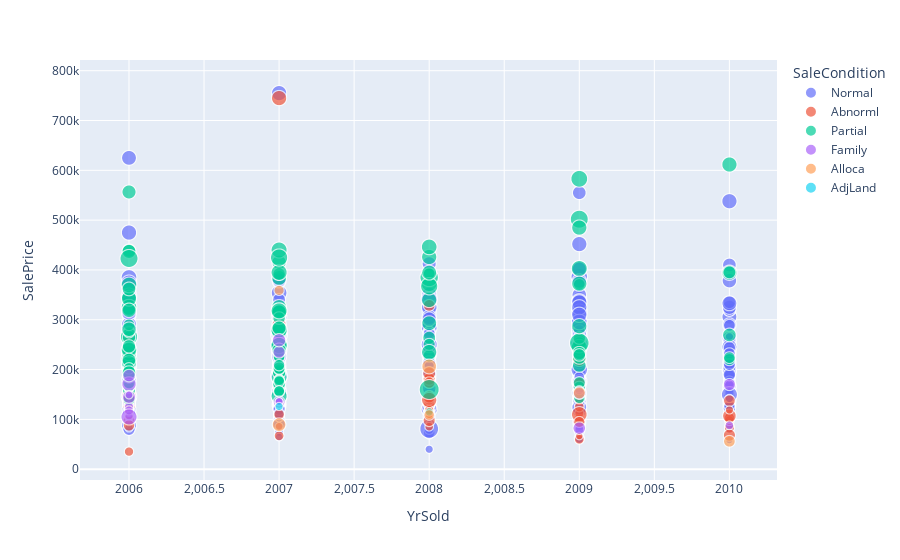

Write notebook code for a chart like this one.
### Code cell
fig = px.scatter(plot_df, x='YrSold', y='SalePrice', color="SaleCondition", size='GarageArea')
fig.update_traces(textposition="bottom right")
fig.show()

### Figure 1 — Plotly figure (JSON) as saved in the notebook; plotly's stock layout.template omitted (floating-point values rounded to 4 significant figures; data arrays with more than 128 entries replaced by an {"elided": "..."} marker saying what was removed)
{"data": [{"hovertemplate": "SaleCondition=Normal<br>YrSold=%{x}<br>SalePrice=%{y}<br>GarageArea=%{marker.size}<extra></extra>", "legendgroup": "Normal", "marker": {"color": "#636efa", "size": {"elided": "880 int values"}, "sizemode": "area", "sizeref": 3.545, "symbol": "circle"}, "mode": "markers", "name": "Normal", "showlegend": true, "textposition": "bottom right", "type": "scattergl", "x": {"elided": "880 int values"}, "xaxis": "x", "y": {"elided": "880 int values"}, "yaxis": "y"}, {"hovertemplate": "SaleCondition=Abnorml<br>YrSold=%{x}<br>SalePrice=%{y}<br>GarageArea=%{marker.size}<extra></extra>", "legendgroup": "Abnorml", "marker": {"color": "#EF553B", "size": [642, 468, 294, 246, 440, 670, 480, 480, 366, 750, 504, 795, 576, 280, 721, 660, 552, 288, 352, 338, 420, 350, 264, 513, 600, 440, 288, 336, 564, 540, 506, 480, 240, 330, 281, 326, 384, 888, 360, 672, 240, 454, 200, 506, 327, 450, 308, 300, 400, 305, 216, 478, 528, 478, 288, 840, 470, 813, 420, 280, 288, 484, 477, 511, 528, 480, 588, 620, 240, 462], "sizemode": "area", "sizeref": 3.545, "symbol": "circle"}, "mode": "markers", "name": "Abnorml", "showlegend": true, "textposition": "bottom right", "type": "scattergl", "x": [2006, 2008, 2009, 2010, 2006, 2009, 2009, 2006, 2010, 2006, 2006, 2006, 2009, 2009, 2007, 2009, 2006, 2006, 2009, 2007, 2006, 2009, 2008, 2008, 2008, 2008, 2006, 2008, 2006, 2008, 2006, 2010, 2006, 2010, 2009, 2006, 2010, 2009, 2007, 2010, 2008, 2006, 2009, 2008, 2006, 2006, 2006, 2006, 2007, 2006, 2007, 2008, 2008, 2009, 2008, 2008, 2006, 2007, 2009, 2006, 2006, 2006, 2007, 2008, 2010, 2006, 2008, 2009, 2010, 2008], "xaxis": "x", "y": [140000, 129900, 139000, 109000, 160000, 239686, 172500, 98600, 83000, 150000, 125000, 235000, 97000, 112000, 290000, 220000, 149900, 130000, 125000, 67000, 258000, 60000, 85400, 98000, 175000, 140000, 120000, 118500, 164500, 146000, 220000, 137500, 124000, 97500, 159434, 108480, 102776, 110000, 132000, 107000, 110000, 170000, 66500, 328900, 106500, 88000, 35311, 119900, 110000, 121600, 86000, 180000, 145000, 157000, 119000, 139000, 230000, 745000, 95000, 116050, 115000, 142500, 178000, 181000, 68400, 144152, 193000, 257000, 119000, 174000], "yaxis": "y"}, {"hovertemplate": "SaleCondition=Partial<br>YrSold=%{x}<br>SalePrice=%{y}<br>GarageArea=%{marker.size}<extra></extra>", "legendgroup": "Partial", "marker": {"color": "#00cc96", "size": [736, 840, 853, 641, 576, 528, 250, 792, 430, 390, 866, 680, 576, 532, 789, 1166, 786, 644, 438, 675, 818, 868, 1053, 732, 572, 898, 528, 685, 840, 706, 617, 834, 572, 846, 400, 947, 836, 396, 628, 648, 552, 908, 429, 676, 474, 900, 884, 858, 426, 650, 1390, 880, 452, 758, 648, 774, 648, 478, 1134, 834, 578, 567, 666, 400, 592, 895, 865, 474, 820, 1020, 554, 484, 776, 1220, 529, 870, 550, 820, 690, 528, 397, 868, 393, 606, 614, 564, 632, 800, 716, 436, 440, 422, 928, 782, 1052, 830, 644, 482, 660, 500, 552, 1052, 954, 615, 753, 525, 1418, 474, 508, 466, 895, 440, 712, 432, 722, 648, 662, 774, 840], "sizemode": "area", "sizeref": 3.545, "symbol": "circle"}, "mode": "markers", "name": "Partial", "showlegend": true, "textposition": "bottom right", "type": "scattergl", "x": [2006, 2007, 2006, 2006, 2006, 2009, 2008, 2007, 2007, 2006, 2008, 2010, 2006, 2010, 2007, 2009, 2007, 2009, 2006, 2006, 2007, 2007, 2006, 2007, 2006, 2009, 2007, 2006, 2006, 2006, 2007, 2010, 2006, 2008, 2006, 2007, 2008, 2007, 2007, 2007, 2009, 2007, 2006, 2009, 2006, 2009, 2007, 2008, 2006, 2009, 2009, 2006, 2009, 2006, 2007, 2007, 2006, 2009, 2006, 2009, 2007, 2007, 2006, 2007, 2008, 2007, 2006, 2007, 2009, 2009, 2008, 2010, 2006, 2008, 2008, 2007, 2007, 2010, 2006, 2009, 2006, 2006, 2007, 2010, 2006, 2006, 2006, 2008, 2006, 2007, 2007, 2006, 2007, 2006, 2007, 2008, 2009, 2008, 2006, 2006, 2009, 2008, 2007, 2006, 2006, 2006, 2008, 2006, 2007, 2007, 2007, 2007, 2007, 2007, 2007, 2006, 2006, 2008, 2009], "xaxis": "x", "y": [345000, 279500, 325300, 438780, 158000, 164500, 115000, 383970, 155000, 163990, 372402, 269500, 320000, 220000, 325624, 501837, 311872, 252678, 167240, 204900, 318000, 276000, 266000, 415298, 185000, 244600, 164700, 233230, 342643, 437154, 318061, 394432, 187750, 426000, 164990, 280000, 339750, 181134, 195400, 172500, 263435, 440000, 172785, 208300, 202665, 402861, 184750, 446261, 179665, 224500, 253293, 369900, 143000, 319000, 194201, 314813, 264561, 370878, 423000, 372500, 227875, 392000, 361919, 179540, 264132, 395000, 221500, 225000, 485000, 582933, 227680, 224000, 232600, 385000, 250580, 248900, 303477, 611657, 240000, 173733, 169990, 239799, 178900, 395192, 197000, 173900, 194000, 293077, 556581, 176485, 200141, 274725, 318000, 212900, 424870, 235128, 233170, 392500, 219210, 290000, 229456, 367294, 248328, 186500, 281000, 140000, 160000, 202500, 203000, 208900, 147000, 155835, 283463, 156932, 239000, 246578, 193879, 394617, 287090], "yaxis": "y"}, {"hovertemplate": "SaleCondition=Family<br>YrSold=%{x}<br>SalePrice=%{y}<br>GarageArea=%{marker.size}<extra></extra>", "legendgroup": "Family", "marker": {"color": "#ab63fa", "size": [766, 312, 210, 538, 300, 560, 504, 544, 264, 286, 479, 588, 254, 630, 225, 528, 216, 936], "sizemode": "area", "sizeref": 3.545, "symbol": "circle"}, "mode": "markers", "name": "Family", "showlegend": true, "textposition": "bottom right", "type": "scattergl", "x": [2006, 2006, 2006, 2007, 2009, 2006, 2007, 2009, 2010, 2006, 2009, 2006, 2007, 2007, 2006, 2010, 2007, 2006], "xaxis": "x", "y": [171000, 125000, 107000, 235000, 158500, 188000, 135000, 82500, 88000, 118000, 152000, 145000, 135000, 259000, 149000, 170000, 136000, 105000], "yaxis": "y"}, {"hovertemplate": "SaleCondition=Alloca<br>YrSold=%{x}<br>SalePrice=%{y}<br>GarageArea=%{marker.size}<extra></extra>", "legendgroup": "Alloca", "marker": {"color": "#FFA15A", "size": [528, 784, 672, 380, 504, 400], "sizemode": "area", "sizeref": 3.545, "symbol": "circle"}, "mode": "markers", "name": "Alloca", "showlegend": true, "textposition": "bottom right", "type": "scattergl", "x": [2009, 2008, 2007, 2007, 2010, 2008], "xaxis": "x", "y": [153337, 206300, 89471, 359100, 55993, 108959], "yaxis": "y"}, {"hovertemplate": "SaleCondition=AdjLand<br>YrSold=%{x}<br>SalePrice=%{y}<br>GarageArea=%{marker.size}<extra></extra>", "legendgroup": "AdjLand", "marker": {"color": "#19d3f3", "size": [240], "sizemode": "area", "sizeref": 3.545, "symbol": "circle"}, "mode": "markers", "name": "AdjLand", "showlegend": true, "textposition": "bottom right", "type": "scattergl", "x": [2007], "xaxis": "x", "y": [126000], "yaxis": "y"}], "layout": {"legend": {"itemsizing": "constant", "title": {"text": "SaleCondition"}, "tracegroupgap": 0}, "margin": {"t": 60}, "xaxis": {"anchor": "y", "domain": [0, 1], "title": {"text": "YrSold"}}, "yaxis": {"anchor": "x", "domain": [0, 1], "title": {"text": "SalePrice"}}}}
